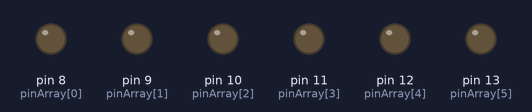
Recording of a sketch running on a simulated Arduino Uno, built with avr-gcc and run on an emulated ATmega328P. Parts: output pins drawn as LEDs (lit = HIGH).

Above: at 0.1 s.
At 6.3 s:
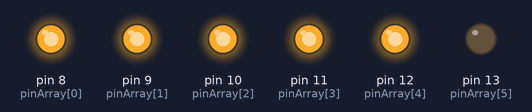
At 12.7 s:
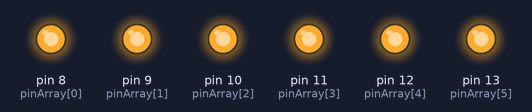
At 18.9 s:
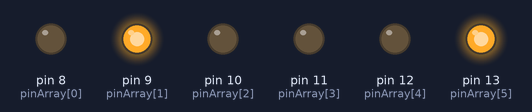
At 25.3 s:
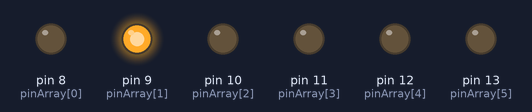
At 39.7 s:
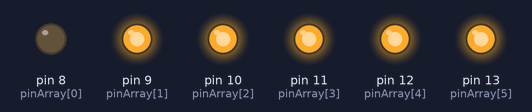
Timing chart, 0 to 40.0 s (numbered marks = the images above):
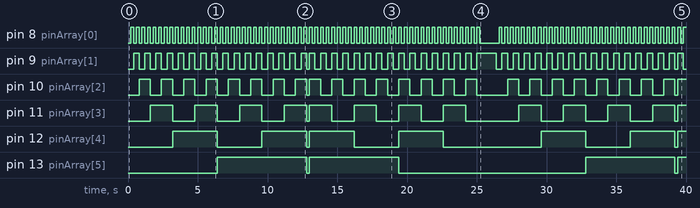

Measured:
- by itself, pin 8 (pinArray[0]): goes 62 × (HIGH 0.20 s, LOW 0.20 s), HIGH 0.20 s, LOW 1.4 s, 33 × (HIGH 0.20 s, LOW 0.20 s), then HIGH
- by itself, pin 9 (pinArray[1]): LOW → HIGH at 0.40 s, → LOW 0.40 s later, → HIGH 0.40 s later, → LOW 0.40 s later, … (98 changes in this stretch)
- by itself, pin 10 (pinArray[2]): LOW → HIGH at 0.80 s, → LOW 0.80 s later, → HIGH 0.80 s later, → LOW 0.80 s later, … (49 changes in this stretch)
- by itself, pin 11 (pinArray[3]): LOW → HIGH at 1.6 s, → LOW 1.6 s later, → HIGH 1.6 s later, → LOW 1.6 s later, … (25 changes in this stretch)
- by itself, pin 12 (pinArray[4]): LOW → HIGH at 3.2 s, → LOW 3.2 s later, → HIGH 3.2 s later, → LOW 3.2 s later, … (13 changes in this stretch)
- by itself, pin 13 (pinArray[5]): goes HIGH 6.4 s, LOW 0.20 s, HIGH 6.4 s, LOW 13.4 s, HIGH 6.4 s, LOW 0.20 s, then HIGH

The sketch:

DigitalRuftAnalogDreieck_Kurs.ino
```cpp
/*  Digital ruft analog  Dreieckskurve */

#define VERSUCHE 5                         // Anzahl der Wiederholungen
#define BITANZAHL 6                        // 6 BIT Wandler
#define RESOLUTION 64                      // 6 Bit Wandler macht 64 Schritte
#define WARTEN 200                         // Zeit zwischen 2 Werten

int pinArray[] = {8, 9, 10, 11, 12, 13};   // die 6 Pins des 6BIT DA Wandler
byte R2RPattern;                           // Bit Wert der gewandelt werden soll

void setup()
{
  for(int i = 0; i < BITANZAHL; i++)
  {
    pinMode(pinArray[i], OUTPUT);             // alle Pins als Ausgang programmieren
  }  // for
  R2RPattern = B000000;                       // Bitmuster zur Ansteuerung der digitalen Ausgänge
} // setup()

void loop()
{
  for(int m = 0; m < VERSUCHE; m++)
  {
    R2RPattern = B000000;                     // Startwert "0"
    for(int n = 0; n < RESOLUTION; n++)       // steigende Flanke
    {
      for(int i = 0; i < BITANZAHL; i++)
      {                                       // wenn Bit = 1 dann Ausgang == HIGH, sonst LOW
        digitalWrite(pinArray[i], bitRead(R2RPattern, i) == 1?HIGH:LOW);
      } // for
      delay(WARTEN);
      R2RPattern++;
    } // for
    for(int n = 63; n > 0; n--)               // Fallende Flanke
    {
      for(int i = 0; i < BITANZAHL; i++)
      {                                       // wenn Bit = 1 dann Ausgang == HIGH, sonst LOW
        digitalWrite(pinArray[i], bitRead(R2RPattern, i) == 1?HIGH:LOW);
      } // for
      delay(WARTEN);
      R2RPattern--;
    } // for
    delay(1000);
  }  // for
} // loop
```
